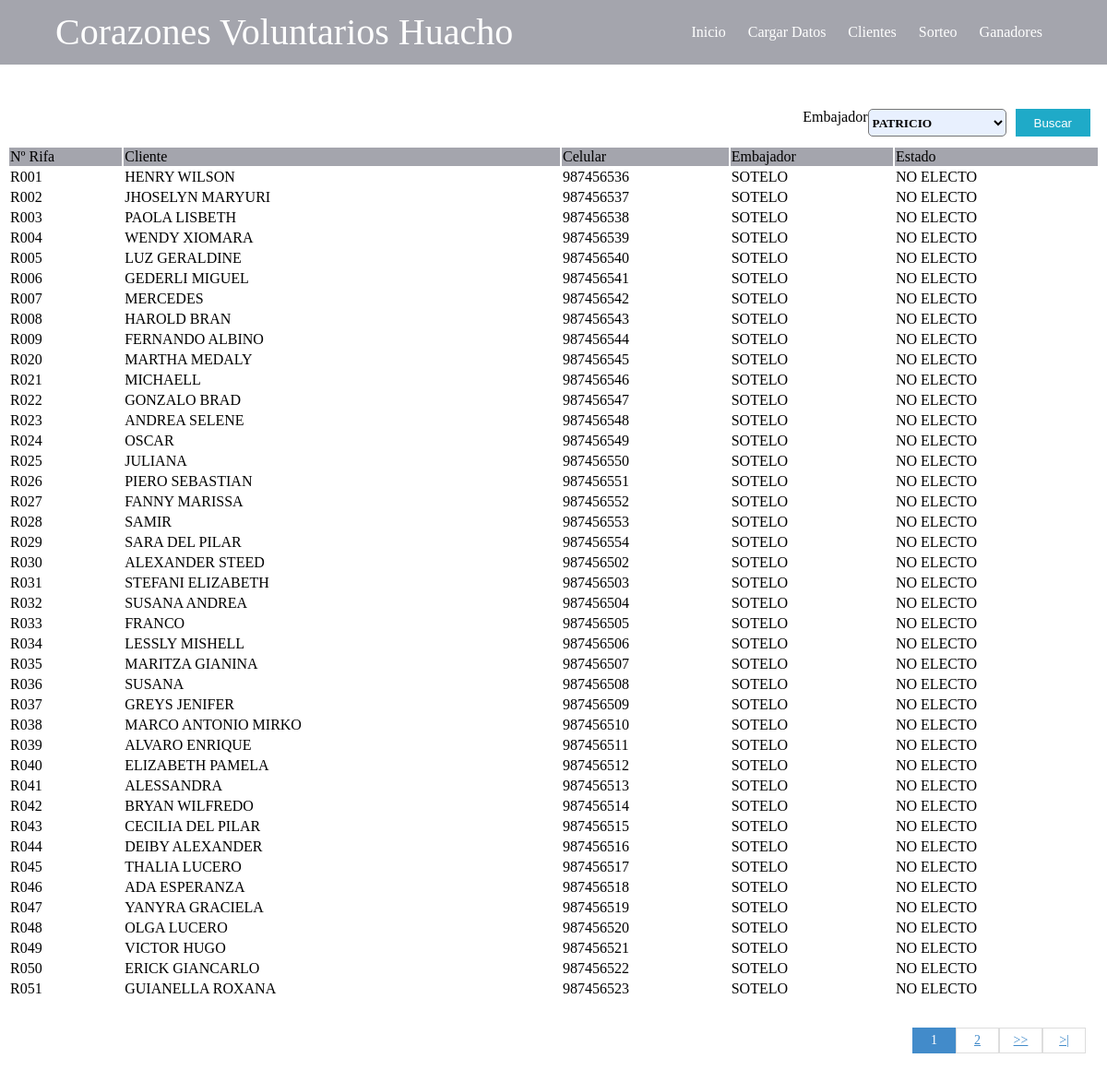
Screenshot of /buscar.php?lstembajador=5 with the database file from the repository.
### tables this page shows
CREATE TABLE IF NOT EXISTS `rifa` (
  `numrifa` varchar(4) NOT NULL,
  `nombcomprador` varchar(50) NOT NULL,
  `celular` varchar(9) NOT NULL,
  `idembajador` int(11) NOT NULL,
  `idestado` int(11) NOT NULL,
  PRIMARY KEY (`numrifa`),
  KEY `FK_rifa_estado` (`idestado`),
  KEY `FK_rifa_embajador` (`idembajador`)
);

CREATE TABLE IF NOT EXISTS `embajador` (
  `idembajador` int(11) NOT NULL AUTO_INCREMENT,
  `embajador` varchar(50) NOT NULL,
  PRIMARY KEY (`idembajador`)
);

CREATE TABLE IF NOT EXISTS `estado` (
  `idestado` int(11) NOT NULL AUTO_INCREMENT,
  `estado` varchar(10) NOT NULL,
  PRIMARY KEY (`idestado`)
);

### buscar.php (the view, shortened to what this page needs)
<?php include('cabecera.php'); ?>
<!DOCTYPE html>
<html>
<head>
	<link rel="stylesheet" href="css/estilo.css">
</head>
<body>
	<?php
			$busqueda = $_REQUEST['lstembajador'];
		 ?>
	<form action="buscar.php" method="get" class="form_search" style="margin-top: 100px;">
			<center>Embajador</center><br>
				<select name="lstembajador" id="botonlg" style="width: 150px;" >
				<?php
				include("bd/conexion.php");
				$query = mysqli_query($cn,"select * from embajador");
				while ($r = mysqli_fetch_array($query)) {
				?>
				<center>
					<option value="<?php echo $r["idembajador"] ?>"><?php echo $r["embajador"] ?>
				</center>
				<?php
				}
				?>
				</select>
			<input type="submit" value="Buscar" class="btn_search">
	</form>
	<table align="center" style="width:100%;">
		   	<tr bgcolor="#A4A5AD" style="border:1px; ">
		   		<td>Nº Rifa</td>
                <td>Cliente</td>
                <td>Celular</td>
                <td>Embajador</td>
                <td>Estado</td>
            </tr>
            <?php
			include("bd/conexion.php");
			$sql_registe = mysqli_query($cn,"SELECT COUNT(*) as total_registro FROM rifa
											WHERE  idembajador = '$busqueda' ");
			$result_register = mysqli_fetch_array($sql_registe);
			$total_registro = $result_register['total_registro'];
			$por_pagina = 41;
			if(empty($_GET['pagina']))
			{
				$pagina = 1;
			}else{
				$pagina = $_GET['pagina'];
			}
			$desde = ($pagina-1) * $por_pagina;
			$total_paginas = ceil($total_registro / $por_pagina);
			$query = mysqli_query($cn,"select r.*,e.estado,em.embajador
										from rifa r, estado e, embajador em
										where r.idestado=e.idestado
										and r.idembajador = em.idembajador
										and em.idembajador=$busqueda
										order by r.numrifa asc limit $desde,$por_pagina");
			$result = mysqli_num_rows($query);
			if($result > 0){
				while ($r = mysqli_fetch_array($query)) {
			?>
						<tr>
							<td><?php echo $r["numrifa"]; ?></td>
							<td><?php echo $r["nombcomprador"]; ?></td>
							<td><?php echo $r["celular"]; ?></td>
							<td><?php echo $r["embajador"]; ?></td>
							<td><?php echo $r["estado"]; ?></td>
						</tr>
			<?php
				}
			}
			?>
           </table>
           <div class="paginador">
			<ul>
			<?php
				for ($i=1; $i <= $total_paginas; $i++) {
					if($i == $pagina)
					{
						echo '<li class="pageSelected">'.$i.'</li>';
					}else{
						echo '<li><a href="?pagina='.$i.'">'.$i.'</a></li>';
					}
				}
				if($pagina != $total_paginas)
				{
			 ?>
				<li><a href="?pagina=<?php echo $pagina + 1; ?>">>></a></li>
				<li><a href="?pagina=<?php echo $total_paginas; ?> ">>|</a></li>
			<?php } ?>
			</ul>
		</div>
</body>
</html>

### css/estilo.css (style rules this page uses)
#botonlg { background-color: #E8F0FE; border-radius: 5px 5px 5px 5px; font-family: tahoma; font-weight: bold; transition: 0.5s all ease-out; width: 100px; height: 30px; }
.paginador ul { padding: 15px; list-style: none; background: #FFF; margin-top: 15px; display: -webkit-flex; display: -moz-flex; display: -ms-flex; display: -o-flex; display: flex; justify-content: flex-end; }
.paginador a, .pageSelected { color: #428bca; border: 1px solid #ddd; padding: 5px; display: inline-block; font-size: 14px; text-align: center; width: 35px; }
.pageSelected { color: #FFF; background: #428bca; border: 1px solid #428bca; }
.form_search { display: -webkit-flex; display: -moz-flex; display: -ms-flex; display: -o-flex; display: flex; float: right; background: initial; padding: 10px; border-radius: 10px; }
.form_search .btn_search { background: #1faac8; color: #FFF; padding: 0 20px; border: 0; cursor: pointer; margin-left: 10px; }

### rows the page displays
rifa: numrifa "R001", nombcomprador "HENRY WILSON", celular "987456536", idembajador.embajador "SOTELO", idestado.estado "NO ELECTO"
rifa: numrifa "R002", nombcomprador "JHOSELYN MARYURI", celular "987456537", idembajador.embajador "SOTELO", idestado.estado "NO ELECTO"
rifa: numrifa "R003", nombcomprador "PAOLA LISBETH", celular "987456538", idembajador.embajador "SOTELO", idestado.estado "NO ELECTO"
rifa: numrifa "R004", nombcomprador "WENDY XIOMARA", celular "987456539", idembajador.embajador "SOTELO", idestado.estado "NO ELECTO"
rifa: numrifa "R005", nombcomprador "LUZ GERALDINE", celular "987456540", idembajador.embajador "SOTELO", idestado.estado "NO ELECTO"
rifa: numrifa "R006", nombcomprador "GEDERLI MIGUEL", celular "987456541", idembajador.embajador "SOTELO", idestado.estado "NO ELECTO"
rifa: numrifa "R007", nombcomprador "MERCEDES", celular "987456542", idembajador.embajador "SOTELO", idestado.estado "NO ELECTO"
rifa: numrifa "R008", nombcomprador "HAROLD BRAN", celular "987456543", idembajador.embajador "SOTELO", idestado.estado "NO ELECTO"
rifa: numrifa "R009", nombcomprador "FERNANDO ALBINO", celular "987456544", idembajador.embajador "SOTELO", idestado.estado "NO ELECTO"
rifa: numrifa "R020", nombcomprador "MARTHA MEDALY", celular "987456545", idembajador.embajador "SOTELO", idestado.estado "NO ELECTO"
rifa: numrifa "R021", nombcomprador "MICHAELL", celular "987456546", idembajador.embajador "SOTELO", idestado.estado "NO ELECTO"
rifa: numrifa "R022", nombcomprador "GONZALO BRAD", celular "987456547", idembajador.embajador "SOTELO", idestado.estado "NO ELECTO"
rifa: numrifa "R023", nombcomprador "ANDREA SELENE", celular "987456548", idembajador.embajador "SOTELO", idestado.estado "NO ELECTO"
rifa: numrifa "R024", nombcomprador "OSCAR", celular "987456549", idembajador.embajador "SOTELO", idestado.estado "NO ELECTO"
rifa: numrifa "R025", nombcomprador "JULIANA", celular "987456550", idembajador.embajador "SOTELO", idestado.estado "NO ELECTO"
rifa: numrifa "R026", nombcomprador "PIERO SEBASTIAN", celular "987456551", idembajador.embajador "SOTELO", idestado.estado "NO ELECTO"
rifa: numrifa "R027", nombcomprador "FANNY MARISSA", celular "987456552", idembajador.embajador "SOTELO", idestado.estado "NO ELECTO"
rifa: numrifa "R028", nombcomprador "SAMIR", celular "987456553", idembajador.embajador "SOTELO", idestado.estado "NO ELECTO"
rifa: numrifa "R029", nombcomprador "SARA DEL PILAR", celular "987456554", idembajador.embajador "SOTELO", idestado.estado "NO ELECTO"
rifa: numrifa "R030", nombcomprador "ALEXANDER STEED", celular "987456502", idembajador.embajador "SOTELO", idestado.estado "NO ELECTO"
rifa: numrifa "R031", nombcomprador "STEFANI ELIZABETH", celular "987456503", idembajador.embajador "SOTELO", idestado.estado "NO ELECTO"
rifa: numrifa "R032", nombcomprador "SUSANA ANDREA", celular "987456504", idembajador.embajador "SOTELO", idestado.estado "NO ELECTO"
rifa: numrifa "R033", nombcomprador "FRANCO", celular "987456505", idembajador.embajador "SOTELO", idestado.estado "NO ELECTO"
rifa: numrifa "R034", nombcomprador "LESSLY MISHELL", celular "987456506", idembajador.embajador "SOTELO", idestado.estado "NO ELECTO"
rifa: numrifa "R035", nombcomprador "MARITZA GIANINA", celular "987456507", idembajador.embajador "SOTELO", idestado.estado "NO ELECTO"
rifa: numrifa "R036", nombcomprador "SUSANA", celular "987456508", idembajador.embajador "SOTELO", idestado.estado "NO ELECTO"
rifa: numrifa "R037", nombcomprador "GREYS JENIFER", celular "987456509", idembajador.embajador "SOTELO", idestado.estado "NO ELECTO"
rifa: numrifa "R038", nombcomprador "MARCO ANTONIO MIRKO", celular "987456510", idembajador.embajador "SOTELO", idestado.estado "NO ELECTO"
rifa: numrifa "R039", nombcomprador "ALVARO ENRIQUE", celular "987456511", idembajador.embajador "SOTELO", idestado.estado "NO ELECTO"
rifa: numrifa "R040", nombcomprador "ELIZABETH PAMELA", celular "987456512", idembajador.embajador "SOTELO", idestado.estado "NO ELECTO"
rifa: numrifa "R041", nombcomprador "ALESSANDRA", celular "987456513", idembajador.embajador "SOTELO", idestado.estado "NO ELECTO"
rifa: numrifa "R042", nombcomprador "BRYAN WILFREDO", celular "987456514", idembajador.embajador "SOTELO", idestado.estado "NO ELECTO"
rifa: numrifa "R043", nombcomprador "CECILIA DEL PILAR", celular "987456515", idembajador.embajador "SOTELO", idestado.estado "NO ELECTO"
rifa: numrifa "R044", nombcomprador "DEIBY ALEXANDER", celular "987456516", idembajador.embajador "SOTELO", idestado.estado "NO ELECTO"
rifa: numrifa "R045", nombcomprador "THALIA LUCERO", celular "987456517", idembajador.embajador "SOTELO", idestado.estado "NO ELECTO"
rifa: numrifa "R046", nombcomprador "ADA ESPERANZA", celular "987456518", idembajador.embajador "SOTELO", idestado.estado "NO ELECTO"
rifa: numrifa "R047", nombcomprador "YANYRA GRACIELA", celular "987456519", idembajador.embajador "SOTELO", idestado.estado "NO ELECTO"
rifa: numrifa "R048", nombcomprador "OLGA LUCERO", celular "987456520", idembajador.embajador "SOTELO", idestado.estado "NO ELECTO"
rifa: numrifa "R049", nombcomprador "VICTOR HUGO", celular "987456521", idembajador.embajador "SOTELO", idestado.estado "NO ELECTO"
rifa: numrifa "R050", nombcomprador "ERICK GIANCARLO", celular "987456522", idembajador.embajador "SOTELO", idestado.estado "NO ELECTO"
rifa: numrifa "R051", nombcomprador "GUIANELLA ROXANA", celular "987456523", idembajador.embajador "SOTELO", idestado.estado "NO ELECTO"

### other values shown
form field lstembajador "PATRICIO"
